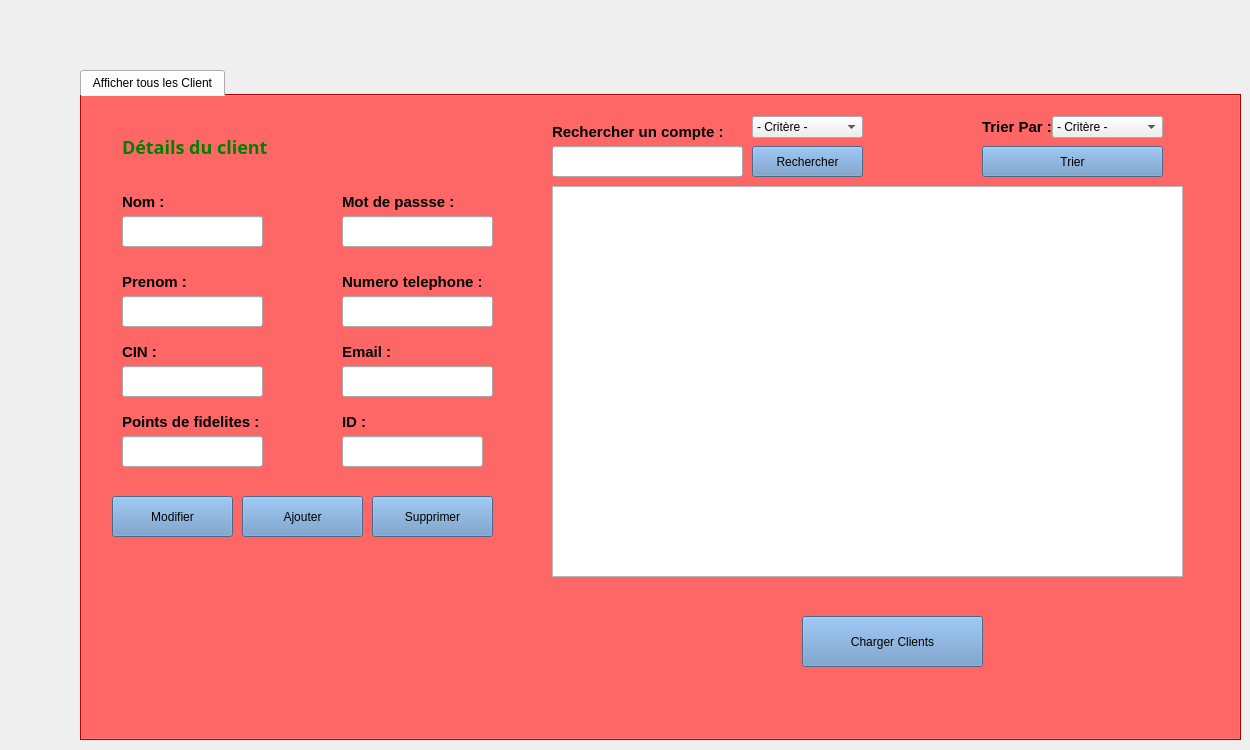
    <widget class="QWidget" name="GestionClients">
     <widget class="QTabWidget" name="tabWidget_2">
      <property name="geometry">
       <rect>
        <x>80</x>
        <y>70</y>
        <width>1161</width>
        <height>671</height>
       </rect>
      </property>
      <property name="styleSheet">
       <string notr="true">#tabWidget_2 {
background : red ; 
}

QLabel {
font-size : 15px ; 
font-weight : bold ;
}

#detail_client {
color : green  ;
}

QPushButton {
background : #6691C1 ; 
box-shadow:  0  0 30px white ;
transition: all 0.4s ;
}

QPushButton:hover {
background : #C7DBF3 ; 
}</string>
      </property>
      <property name="currentIndex">
       <number>0</number>
      </property>
      <widget class="QWidget" name="tab_5">
       <attribute name="title">
        <string>Afficher tous les Client</string>
       </attribute>
       <widget class="QTableView" name="tableView">
        <property name="geometry">
         <rect>
          <x>470</x>
          <y>90</y>
          <width>631</width>
          <height>391</height>
         </rect>
        </property>
       </widget>
       <widget class="QPushButton" name="boutton_chargerclients">
        <property name="geometry">
         <rect>
          <x>720</x>
          <y>520</y>
          <width>181</width>
          <height>51</height>
         </rect>
        </property>
        <property name="text">
         <string>Charger Clients</string>
        </property>
       </widget>
       <widget class="QLabel" name="label_password_6">
        <property name="geometry">
         <rect>
          <x>40</x>
          <y>170</y>
          <width>121</width>
          <height>31</height>
         </rect>
        </property>
        <property name="text">
         <string>Prenom : </string>
        </property>
       </widget>
       <widget class="QLabel" name="label_email_5">
        <property name="geometry">
         <rect>
          <x>40</x>
          <y>240</y>
          <width>121</width>
          <height>31</height>
         </rect>
        </property>
        <property name="text">
         <string>CIN : </string>
        </property>
       </widget>
       <widget class="QLabel" name="label_email_6">
        <property name="geometry">
         <rect>
          <x>40</x>
          <y>90</y>
          <width>121</width>
          <height>31</height>
         </rect>
        </property>
        <property name="text">
         <string>Nom :</string>
        </property>
       </widget>
       <widget class="QLabel" name="label_password_7">
        <property name="geometry">
         <rect>
          <x>260</x>
          <y>170</y>
          <width>181</width>
          <height>31</height>
         </rect>
        </property>
        <property name="text">
         <string>Numero telephone : </string>
        </property>
       </widget>
       <widget class="QLineEdit" name="nom">
        <property name="geometry">
         <rect>
          <x>40</x>
          <y>120</y>
          <width>141</width>
          <height>31</height>
         </rect>
        </property>
       </widget>
       <widget class="QLabel" name="label_password_8">
        <property name="geometry">
         <rect>
          <x>260</x>
          <y>240</y>
          <width>121</width>
          <height>31</height>
         </rect>
        </property>
        <property name="text">
         <string>Email :</string>
        </property>
       </widget>
       <widget class="QLabel" name="label_email_7">
        <property name="geometry">
         <rect>
          <x>260</x>
          <y>90</y>
          <width>121</width>
          <height>31</height>
         </rect>
        </property>
        <property name="text">
         <string>Mot de passse : </string>
        </property>
       </widget>
       <widget class="QLineEdit" name="prenom">
        <property name="geometry">
         <rect>
          <x>40</x>
          <y>200</y>
          <width>141</width>
          <height>31</height>
         </rect>
        </property>
       </widget>
       <widget class="QLineEdit" name="cin">
        <property name="geometry">
         <rect>
          <x>40</x>
          <y>270</y>
          <width>141</width>
          <height>31</height>
         </rect>
        </property>
       </widget>
       <widget class="QLineEdit" name="email">
        <property name="geometry">
         <rect>
          <x>260</x>
          <y>270</y>
          <width>151</width>
          <height>31</height>
         </rect>
        </property>
       </widget>
       <widget class="QLineEdit" name="tel">
        <property name="geometry">
         <rect>
          <x>260</x>
          <y>200</y>
          <width>151</width>
          <height>31</height>
         </rect>
        </property>
       </widget>
       <widget class="QLineEdit" name="mdp">
        <property name="geometry">
         <rect>
          <x>260</x>
          <y>120</y>
          <width>151</width>
          <height>31</height>
         </rect>
        </property>
       </widget>
       <widget class="QLabel" name="detail_client">
        <property name="geometry">
         <rect>
          <x>40</x>
          <y>30</y>
          <width>211</width>
          <height>41</height>
         </rect>
        </property>
        <property name="font">
         <font>
          <family>Montserrat</family>
          <pointsize>-1</pointsize>
          <weight>75</weight>
          <bold>true</bold>
         </font>
        </property>
        <property name="styleSheet">
         <string notr="true">font-size : 18px ; </string>
        </property>
        <property name="text">
         <string>Détails du client </string>
        </property>
       </widget>
       <widget class="QPushButton" name="boutton_modifierclient">
        <property name="geometry">
         <rect>
          <x>30</x>
          <y>400</y>
          <width>121</width>
          <height>41</height>
         </rect>
        </property>
        <property name="text">
         <string>Modifier</string>
        </property>
       </widget>
       <widget class="QPushButton" name="boutton_ajouter">
        <property name="geometry">
         <rect>
          <x>160</x>
          <y>400</y>
          <width>121</width>
          <height>41</height>
         </rect>
        </property>
        <property name="text">
         <string>Ajouter</string>
        </property>
       </widget>
       <widget class="QPushButton" name="boutton_supprimerclient">
        <property name="geometry">
         <rect>
          <x>290</x>
          <y>400</y>
          <width>121</width>
          <height>41</height>
         </rect>
        </property>
        <property name="text">
         <string>Supprimer</string>
        </property>
       </widget>
       <widget class="QLineEdit" name="points">
        <property name="geometry">
         <rect>
          <x>40</x>
          <y>340</y>
          <width>141</width>
          <height>31</height>
         </rect>
        </property>
        <property name="text">
         <string/>
        </property>
       </widget>
       <widget class="QLabel" name="label_email_9">
        <property name="geometry">
         <rect>
          <x>40</x>
          <y>310</y>
          <width>151</width>
          <height>31</height>
         </rect>
        </property>
        <property name="text">
         <string>Points de fidelites : </string>
        </property>
       </widget>
       <widget class="QLineEdit" name="id">
        <property name="geometry">
         <rect>
          <x>260</x>
          <y>340</y>
          <width>141</width>
          <height>31</height>
         </rect>
        </property>
        <property name="text">
         <string/>
        </property>
        <property name="readOnly">
         <bool>false</bool>
        </property>
       </widget>
       <widget class="QLabel" name="label_email_10">
        <property name="geometry">
         <rect>
          <x>260</x>
          <y>310</y>
          <width>121</width>
          <height>31</height>
         </rect>
        </property>
        <property name="text">
         <string>ID : </string>
        </property>
       </widget>
       <widget class="QLabel" name="text_result">
        <property name="geometry">
         <rect>
          <x>40</x>
          <y>460</y>
          <width>361</width>
          <height>31</height>
         </rect>
        </property>
        <property name="styleSheet">
         <string notr="true">color : green ; 
font-weight : bold ; </string>
        </property>
        <property name="text">
         <string/>
        </property>
       </widget>
       <widget class="QLabel" name="label_email_11">
        <property name="geometry">
         <rect>
          <x>470</x>
          <y>20</y>
          <width>221</width>
          <height>31</height>
         </rect>
        </property>
        <property name="text">
         <string>Rechercher un compte : </string>
        </property>
       </widget>
       <widget class="QLineEdit" name="input_recherche">
        <property name="geometry">
         <rect>
          <x>470</x>
          <y>50</y>
          <width>191</width>
          <height>31</height>
         </rect>
        </property>
       </widget>
       <widget class="QPushButton" name="boutton_rechercher">
        <property name="geometry">
         <rect>
          <x>670</x>
          <y>50</y>
          <width>111</width>
          <height>31</height>
         </rect>
        </property>
        <property name="text">
         <string>Rechercher</string>
        </property>
       </widget>
       <widget class="QLabel" name="label_email_12">
        <property name="geometry">
         <rect>
          <x>900</x>
          <y>10</y>
          <width>71</width>
          <height>41</height>
         </rect>
        </property>
        <property name="text">
         <string>Trier Par : </string>
        </property>
       </widget>
       <widget class="QComboBox" name="comboBox">
        <property name="geometry">
         <rect>
          <x>970</x>
          <y>20</y>
          <width>111</width>
          <height>22</height>
         </rect>
        </property>
        <property name="editable">
         <bool>false</bool>
        </property>
        <item>
         <property name="text">
          <string>- Critère -</string>
         </property>
        </item>
        <item>
         <property name="text">
          <string>ID</string>
         </property>
        </item>
        <item>
         <property name="text">
          <string>Nom</string>
         </property>
        </item>
        <item>
         <property name="text">
          <string>Email</string>
         </property>
        </item>
        <item>
         <property name="text">
          <string>CIN</string>
         </property>
        </item>
        <item>
         <property name="text">
          <string>Prénom</string>
         </property>
        </item>
        <item>
         <property name="text">
          <string>Téléphone</string>
         </property>
        </item>
        <item>
         <property name="text">
          <string>Points</string>
         </property>
        </item>
       </widget>
       <widget class="QPushButton" name="boutton_trier">
        <property name="geometry">
         <rect>
          <x>900</x>
          <y>50</y>
          <width>181</width>
          <height>31</height>
         </rect>
        </property>
        <property name="text">
         <string>Trier</string>
        </property>
       </widget>
       <widget class="QComboBox" name="comboBox_2">
        <property name="geometry">
         <rect>
          <x>670</x>
          <y>20</y>
          <width>111</width>
          <height>22</height>
         </rect>
        </property>
        <property name="editable">
         <bool>false</bool>
        </property>
        <item>
         <property name="text">
          <string>- Critère -</string>
         </property>
        </item>
        <item>
         <property name="text">
          <string>ID</string>
         </property>
        </item>
        <item>
         <property name="text">
          <string>Prénom</string>
         </property>
        </item>
        <item>
         <property name="text">
          <string>Email</string>
         </property>
        </item>
        <item>
         <property name="text">
          <string>CIN</string>
         </property>
        </item>
        <item>
         <property name="text">
          <string>Nom</string>
         </property>
        </item>
        <item>
         <property name="text">
          <string>Téléphone</string>
         </property>
        </item>
       </widget>
      </widget>
     </widget>
    </widget>
